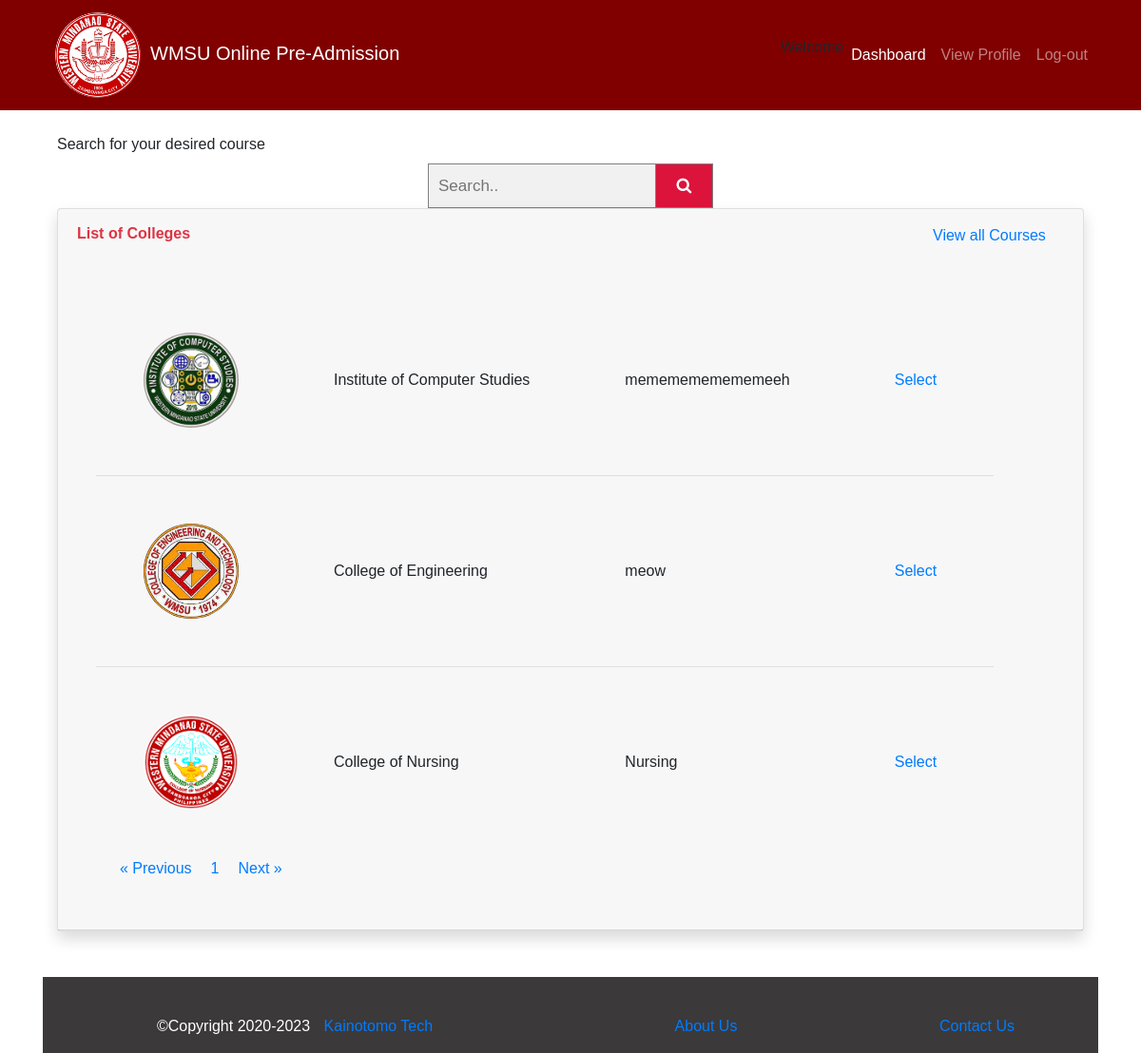
/student/resource/UserApplication.php, run on the app's committed database.
### tables this page shows
CREATE TABLE `college` (
  `college_id` int(100) NOT NULL,
  `college_name` varchar(100) NOT NULL,
  `college_img` text DEFAULT NULL,
  `college_description` varchar(250) NOT NULL
);

### student/resource/UserApplication.php (the view, shortened to what this page needs)
<?php
include('../function/db.php');
?>
<!DOCTYPE html>
<html lang="en">
<head>
  <link rel="stylesheet" href="https://maxcdn.bootstrapcdn.com/bootstrap/4.5.2/css/bootstrap.min.css">
  <link rel="stylesheet" href="../css/style.uapplication.css">
  <link rel="stylesheet" href="https://cdnjs.cloudflare.com/ajax/libs/font-awesome/4.7.0/css/font-awesome.min.css">
</head>
<body>
  <header id="uphead">
    <nav class="navbar navbar-expand-lg navbar-dark px-5">
      <a class="navbar-brand justify-content-start" href="UserProfile.html">
        <img src="../seal/wmsu-logo.png" alt="">WMSU Online Pre-Admission
      </a>
      <div class="collapse navbar-collapse justify-content-end" id="navbarNav">
        <ul class="navbar-nav">
          <p>
          </p>
          <li class="nav-item">
            <a class="nav-link active" href="../student/UserApplication.php">Dashboard</a>
          </li>
          <li class="nav-item">
            <a class="nav-link" href="../student/UserProfile.php">View Profile</a>
          </li>
          <li class="nav-item">
            <a class="nav-link" href="../student/logout.php">Log-out</a>
          </li>
        </ul>
      </div>
    </nav>
  </header>
  <div class="container"><br>
    <div class="col-lg-12">
      <label>Search for your desired course</label>
      <form class="example" action="/action_page.php" style="margin:auto;max-width:300px">
        <input type="text" placeholder="Search.." name="search" id="myInput" onkeyup="myFunction()">
        <button type="submit"><i class="fa fa-search"></i></button>
      </form>
      <div class="card shadow mb-4">
        <div class="card-header py-3">
          <div class="row">
          <div class="col-md-10">
          <h6 class="m-0 font-weight-bold text-danger">List of Colleges</h6>
          </div>
          <div class="col-md-2">
          <a href="Listofcourses.php">View all Courses</a>
          </div>
        </div>
        <div class="card-body">
          <div class="row">
            <div class="col-lg-12">
              <table class='selected-col-2' id="myTable">
                <tbody>
                  <?php
                  $limit = isset($_POST["limit-records"]) ? $_POST["limit-records"] : 5;
                  $page = isset($_GET['page']) ? $_GET['page'] : 1;
                  $start = ($page - 1) * $limit;
                  $results = mysqli_query($db, "SELECT * from college LIMIT $start,$limit");
                  $results1 = mysqli_query($db, "SELECT COUNT(college_id) AS id from college");
                  $collegeCount = mysqli_fetch_array($results1);
                  $total = $collegeCount['id'];
                  $pages = ceil($total / $limit);
                  $Previous = $page - 1;
                  $Next = $page + 1;
                  ?>
                  <?php while ($row = mysqli_fetch_array($results)) { ?>
                    <tr>
                      <td><img class="rounded-circle" src="../collegeimg/<?php echo $row['college_img']; ?>" alt="" width="100px" height="100px"></td>
                      <td><?php echo $row['college_name']; ?></td>
                      <td><?php echo $row['college_description']; ?></td>
                      <td><a href="CourseList.php?select=<?php echo $row['college_id']; ?>">Select</a></td>
                    </tr>
                  <?php } ?>
                </tbody>
              </table>
              <div class="col-md-10">
                <nav aria-label="Page navigation">
                  <ul class="pagination">
                    <li>
                      <a href="UserApplication.php?page=<?= $Previous; ?>" aria-label="Previous">
                        <span aria-hidden="true">&laquo; Previous</span>
                      </a>
                    </li>
                    <?php for ($i = 1; $i <= $pages; $i++) : ?>
                      <li><a href="UserApplication.php?page=<?= $i; ?>"><?= $i; ?></a></li>
                    <?php endfor; ?>
                    <li>
                      <a href="UserApplication.php?page=<?= $Next; ?>" aria-label="Next">
                        <span aria-hidden="true">Next &raquo;</span>
                      </a>
                    </li>
                  </ul>
                </nav>
              </div>
            </div>
          </div>
        </div>
      </div>
    </div>
  </div>
  <br>
  <div class="footer">
    <div class="row">
      <div class="col-md-6 text-center">
        <p>©Copyright 2020-2023
          <a href="#">Kainotomo Tech</a>
        </p>
      </div>
      <div class="col-md-3 text-center">
        <p><a href="#">About Us</a></p>
      </div>
      <div class="col-md-3">
        <p><a href="#">Contact Us</a></p>
      </div>
    </div>
  </div>
</body>
</html>

### student/resource/UserApplication.php (style rules this page uses)
body { font-family: Arial; }
* { box-sizing: border-box; }
form.example input[type=text] { padding: 10px; font-size: 17px; border: 1px solid grey; float: left; width: 80%; background: #f1f1f1; }
form.example button { float: left; width: 20%; padding: 10px; background: crimson; color: white; font-size: 17px; border: 1px solid grey; border-left: none; cursor: pointer; }
form.example::after { content: ""; clear: both; display: table; }
* { font-family: Arial; }
table { border-collapse: collapse; border: none; margin-top: 20px; }
td, th { padding: 50px; }
tr:not(:first-child) { border-top: 1px solid #dedede; }
a { padding: 10px; border-radius: 4px; cursor: pointer; }

### data on the page
college: college_img (picture), college_name "Institute of Computer Studies", college_description "mememememememeeh"
college: college_img (picture), college_name "College of Engineering", college_description "meow"
college: college_img (picture), college_name "College of Nursing", college_description "Nursing"
